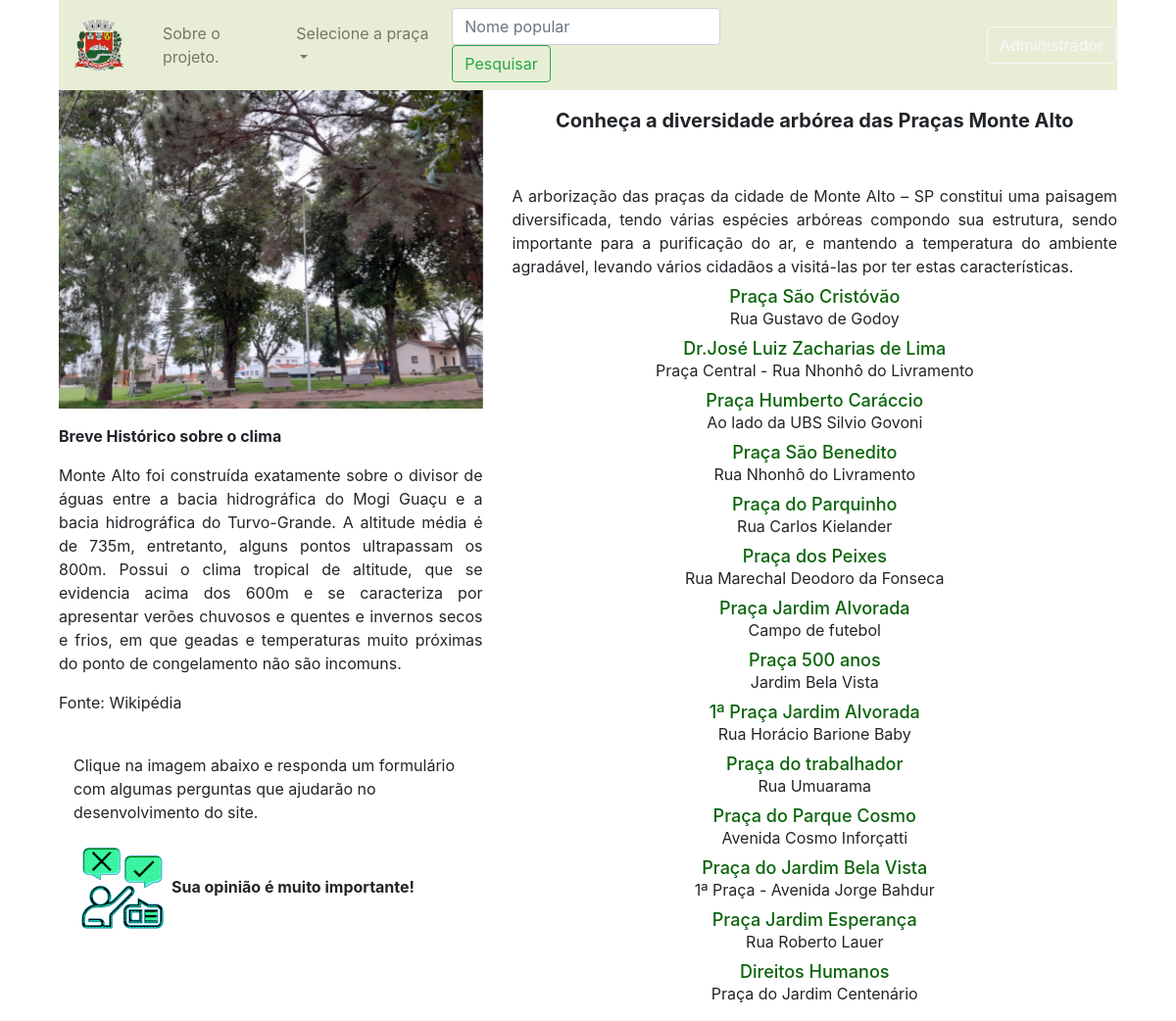
The page / on the database its author committed.
### app_arbo/trees/models.py (models this page shows)
class Praca(db.Model):
    id=db.Column(db.Integer,primary_key=True)
    name=db.Column(db.String(30),nullable=False,unique=True)
    end=db.Column(db.String(100),nullable=False,unique=False)
    desc=db.Column(db.String(500),nullable=False,unique=False)
    image_1=db.Column(db.String(30),nullable=False,unique=True)
    image_2=db.Column(db.String(30),nullable=False,unique=True)
    image_3=db.Column(db.String(30),nullable=False,unique=True)

### app_arbo/trees/rotas.py (the view)
@app.route('/')
def home():
    pracas = Praca.query.all()
    return render_template('/trees/index.html', title='Praças de Monte Alto - SP', pracas=pracas)

### app_arbo/templates/trees/index.html (shortened to what this page needs)
{% extends 'layouts2.html' %}
{% block content %}
<div class="container">
    <div class="col-sm">
<nav class="navbar navbar-expand-lg navbar-light" style="background-color: #e8eed6">
    <a class="navbar-brand" href="/"><img class="navbar-brand" src="{{url_for('static', filename='images/brasao.png')}}"></a>
    <div class="collapse navbar-collapse" id="navbarSupportedContent">
      <ul class="navbar-nav mr-auto">
        <li class="nav-item">
          <a class="nav-link" href="/sobre">Sobre o projeto.</a>
        </li>
        <li class="nav-item dropdown">
          <a class="nav-link dropdown-toggle" href="#" id="navbarDropdown" role="button" data-toggle="dropdown" aria-haspopup="true" aria-expanded="false">
            Selecione a praça
          </a>
        </li>
        </ul>
      <form class="form-inline my-2 my-lg-0" method="POST">
        <input class="form-control mr-sm-2" type="search" placeholder="Nome popular" autofocus="autofocus" name="search_string">
        <input class="btn btn-outline-success my-2 my-sm-0" type="submit" formaction="/search" value="Pesquisar">
      </form>
        <div class="row">
          <a href="{{url_for('admin')}}" class="btn btn-outline-light" style="margin-top: 0px; margin-left: 180px;">Administrador</a>
    </div>
  </nav>
</div>
<div class="container">
  <div class="row">
    <div class="col-md-5">
      <div id="carouselExampleIndicators" class="carousel slide" data-ride="carousel">
        <div class="carousel-inner">
            <div class="carousel-item active">
              <img class="d-block w-100" src="{{url_for('static', filename='images/scristovao1.jpg')}}" alt="First slide">
            </div>
        </div>
    </div>
        <div>
        <a class="carousel-control-prev" href="#carouselExampleIndicators" role="button" data-slide="prev">
          <span class="carousel-control-prev-icon" aria-hidden="true"></span>
        </a>
        <a class="carousel-control-next" href="#carouselExampleIndicators" role="button" data-slide="next">
          <span class="carousel-control-next-icon" aria-hidden="true"></span>
        </a>
      </div>
        <p style="text-align: justify;"><strong> Breve Histórico sobre o clima</strong><p style="text-align: justify;">  Monte Alto foi construída exatamente sobre o divisor de águas entre a bacia hidrográfica do Mogi Guaçu e a bacia hidrográfica do Turvo-Grande. A altitude média é de 735m, entretanto, alguns pontos ultrapassam os 800m. Possui o clima tropical de altitude, que se evidencia acima dos 600m e se caracteriza por apresentar verões chuvosos e quentes e invernos secos e frios, em que geadas e temperaturas muito próximas do ponto de congelamento não são incomuns.</p>
        <p>Fonte: Wikipédia</p>
      <div class="col">
        <p>Clique na imagem abaixo e responda um formulário com algumas perguntas que ajudarão no desenvolvimento do site.</p>
        <p><a href="https://forms.gle/dBSn7GwwX7qQ5cZ46"  target="_blank"><img src="{{url_for('static', filename='images/opiniao.png')}}"></a><strong>Sua opinião é muito importante!</strong></p>
      </div>
      <div class="row">
    </div>
</div>
    <div class="col-md-7">
        <td><p style="text-align: center ; font-size: 20px ;"><strong>Conheça a diversidade arbórea das Praças Monte Alto</strong><br></td>
        <td><h4 style="text-align: center ; font-size: 16px ;"><br></h4></td>
        <td><h4 style="text-align: center ; font-size: 16px ;"><br></h4></td>
        <p style="text-align: justify;">A arborização das praças da cidade de Monte Alto – SP constitui uma paisagem diversificada, tendo várias espécies arbóreas compondo sua estrutura, sendo importante para a purificação do ar, e mantendo a temperatura do ambiente agradável, levando vários cidadãos a visitá-las por ter estas características. </p>
<div class="container">
  <div class="row align-items-center">
      <div class="col-md-12">
                {% for praca in pracas %}
            <div >
              <div >
          <a href="{{url_for('get_praca', id=praca.id)}}"><h4  style="text-align: center ; font-size: 18px ;"  >{{praca.name}}</h4></a>
        <p class="text-center">{{praca.end}}<p>
              </div>
                </div>
                    {% endfor %}
            </div>
        </div>
    </div>
      </div>
    </div>
</div>
</div>
{% endblock content %}

### app_arbo/templates/trees/index.html (style rules this page uses)
h4 { color: #0a630a; line-height: 5px; ; }
a:link, a:visited, a:active a:hover { text-decoration: none; }

### rows shown on the page
Praca: name "Praça São Cristóvão", end "Rua Gustavo de Godoy"
Praca: name "Dr.José Luiz Zacharias de Lima", end "Praça Central - Rua Nhonhô do Livramento"
Praca: name "Praça Humberto Caráccio", end "Ao lado da UBS Silvio Govoni"
Praca: name "Praça São Benedito", end "Rua Nhonhô do Livramento"
Praca: name "Praça do Parquinho", end "Rua Carlos Kielander"
Praca: name "Praça dos Peixes", end "Rua Marechal Deodoro da Fonseca"
Praca: name "Praça Jardim Alvorada", end "Campo de futebol"
Praca: name "Praça 500 anos", end "Jardim Bela Vista"
Praca: name "1ª Praça Jardim Alvorada", end "Rua Horácio Barione Baby"
Praca: name "Praça do trabalhador", end "Rua Umuarama"
Praca: name "Praça do Parque Cosmo", end "Avenida Cosmo Inforçatti"
Praca: name "Praça do Jardim Bela Vista", end "1ª Praça - Avenida Jorge Bahdur"
Praca: name "Praça Jardim Esperança", end "Rua Roberto Lauer"
Praca: name "Direitos Humanos", end "Praça do Jardim Centenário"
